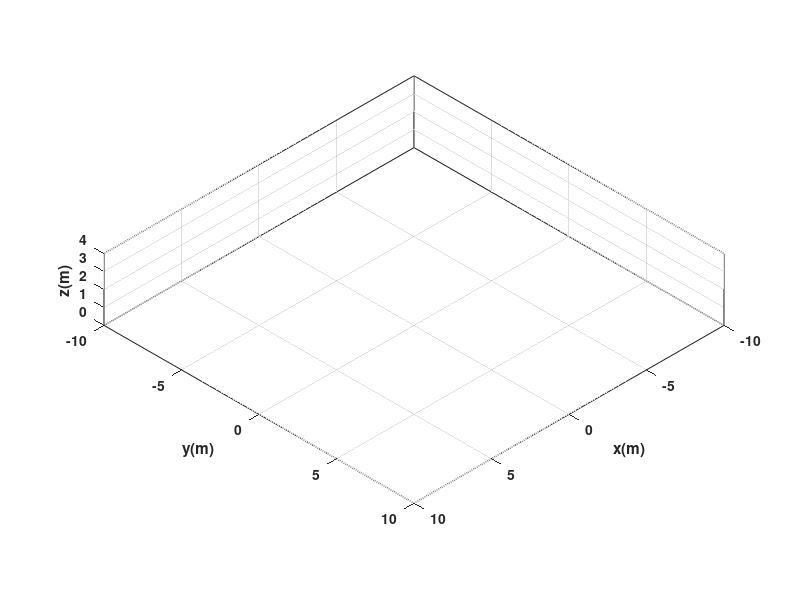

Here is the MATLAB script that generated this plot: (Note: this script raises an error after producing the figure.)
clear
close all
clc

%%%%%%%%%%%%%%%%%%%%%%%%%%%%%% TIEMPO %%%%%%%%%%%%%%%%%%%%%%%%%%%%%%%%%%%%%

tf = 7;             % Tiempo de simulacion en segundos (s)
ts = 1;            % Tiempo de muestreo en segundos (s)
t = 0: ts: tf;       % Vector de tiempo
N = length(t);       % Muestras

%%%%%%%%%%%%%%%%%%%%%%%% CONDICIONES INICIALES %%%%%%%%%%%%%%%%%%%%%%%%%%%%

x1 = zeros (1,N+1);  % Posición en el centro del eje que une las ruedas (eje x) en metros (m)
y1 = zeros (1,N+1);  % Posición en el centro del eje que une las ruedas (eje y) en metros (m)
phi = zeros(1, N+1); % Orientacion del robot en radianes (rad)

x1(1) = -6;    % Posicion inicial eje x
y1(1) = -6;   % Posicion inicial eje y
phi(1) = pi/4;   % Orientacion inicial del robot

%%%%%%%%%%%%%%%%%%%%%%%%%%%% PUNTO DE CONTROL %%%%%%%%%%%%%%%%%%%%%%%%%%%%

hx = zeros(1, N+1);  % Posicion en el punto de control (eje x) en metros (m)
hy = zeros(1, N+1);  % Posicion en el punto de control (eje y) en metros (m)

hx(1) = x1(1); % Posicion en el punto de control del robot en el eje x
hy(1) = y1(1); % Posicion en el punto de control del robot en el eje y

%%%%%%%%%%%%%%%%%%%%%% VELOCIDADES DE REFERENCIA %%%%%%%%%%%%%%%%%%%%%%%%%%
u = [8.5,    0,  3,      0,  3.6,      0,  3.8, 0];
w = [0,   0.65,  0,  -1.43,    0,  0.972,    0, 0];

%%%%%%%%%%%%%%%%%%%%%%%%% BUCLE DE SIMULACION %%%%%%%%%%%%%%%%%%%%%%%%%%%%%%%%
for k=1:N 
    
    phi(k+1)=phi(k)+w(k)*ts; % Integral numérica (método de Euler)
    
    %%%%%%%%%%%%%%%%%%%%% MODELO CINEMATICO %%%%%%%%%%%%%%%%%%%%%%%%%
    
    xp1=u(k)*cos(phi(k+1)); 
    yp1=u(k)*sin(phi(k+1));

    x1(k+1)=x1(k) + xp1*ts ; % Integral numérica (método de Euler)
    y1(k+1)=y1(k) + yp1*ts ; % Integral numérica (método de Euler)
    
    
    % Posicion del robot con respecto al punto de control
    hx(k+1)=x1(k+1); 
    hy(k+1)=y1(k+1);

end


%%%%%%%%%%%%%%%%%%%%%%%%%%%%% SIMULACION VIRTUAL 3D %%%%%%%%%%%%%%%%%%%%%%%%%%%%

% a) Configuracion de escena

scene=figure;  % Crear figura (Escena)
set(scene,'Color','white'); % Color del fondo de la escena
set(gca,'FontWeight','bold') ;% Negrilla en los ejes y etiquetas
sizeScreen=get(0,'ScreenSize'); % Retorna el tamaño de la pantalla del computador
set(scene,'position',sizeScreen); % Congigurar tamaño de la figura
camlight('headlight'); % Luz para la escena
axis equal; % Establece la relación de aspecto para que las unidades de datos sean las mismas en todas las direcciones.
grid on; % Mostrar líneas de cuadrícula en los ejes
box on; % Mostrar contorno de ejes
xlabel('x(m)'); ylabel('y(m)'); zlabel('z(m)'); % Etiqueta de los eje

view([135 35]); % Orientacion de la figura
axis([-10 10 -10 10 0 4]); % Ingresar limites minimos y maximos en los ejes x y z [minX maxX minY maxY minZ maxZ]

% b) Graficar robots en la posicion inicial
scale = 4;
MobileRobot_5;
H1=MobilePlot_4(x1(1),y1(1),phi(1),scale);hold on;

% c) Graficar Trayectorias
H2=plot3(hx(1),hy(1),0,'c','lineWidth',2);

% d) Bucle de simulacion de movimiento del robot

step=1; % pasos para simulacion

for k=1:step:N

    delete(H1);    
    delete(H2);
    
    H1=MobilePlot_4(x1(k),y1(k),phi(k),scale);
    H2=plot3(hx(1:k),hy(1:k),zeros(1,k),'c','lineWidth',2);
    
    pause(ts);

end

%%%%%%%%%%%%%%%%%%%%%%%%%%%%% Graficas %%%%%%%%%%%%%%%%%%%%%%%%%%%%
graph=figure;  % Crear figura (Escena)
set(graph,'position',sizeScreen); % Congigurar tamaño de la figura
subplot(211)
plot(t,u,'b','LineWidth',2),grid('on'),xlabel('Tiempo [s]'),ylabel('m/s'),legend('u');
subplot(212)
plot(t,w,'r','LineWidth',2),grid('on'),xlabel('Tiempo [s]'),ylabel('[rad/s]'),legend('w')